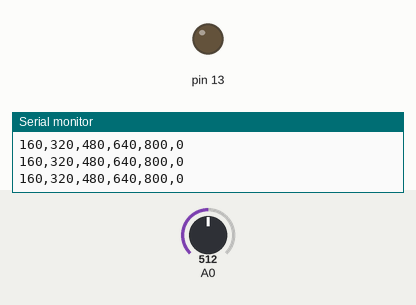
This sketch was run on a simulated Arduino Uno, built with avr-gcc and run on an emulated ATmega328P. Shown: output pins drawn as LEDs (lit = HIGH), the last lines printed to the serial monitor. Dashed ring = blinking. Inputs (shaded band) come from the test bench; at power-on: A0 = 512.

Above: at 1.2 s.
1.3 s: A0 set to 361
4.3 s: A0 set to 333
7.3 s: A0 set to 489
10.3 s: A0 set to 505
11.8 s: A0 set to 310
At 12.3 s:
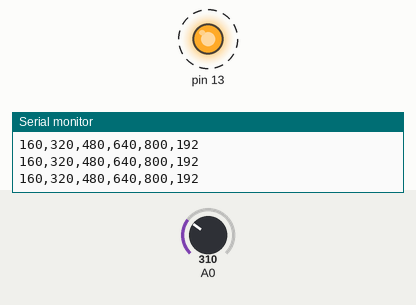
Timing chart, 0 to 15.0 s (numbered marks = the images above; inputs shaded):
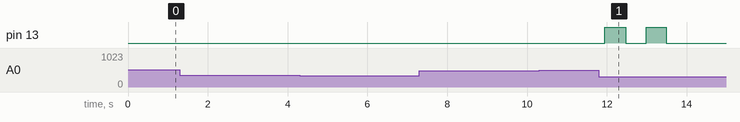

Measured:
- after the input at 11.8 s, pin 13: alternates HIGH for 0.51 s and LOW for 0.52 s, 4 changes in all, then stays LOW, starting after 0.15 s

The sketch:

Bluetooth.ino
```cpp
int emg[64];
bool L = 0;
int Max;
int Min;
int amp;
long int Time[6];
void setup() {
  Serial.begin(9600);
  for (int i = 0; i < 64; i ++){
    emg[i] = analogRead(A0);
  }
  pinMode(13, OUTPUT);
}

void loop() {
  Time[0] = millis();
  for (int i = 0; i < 63; i ++){
    emg[i] = emg[i+1];
  }
  emg[63] = analogRead(A0);
  Max = 0;
  Min = 1023;
  for (int i = 0; i < 64; i ++){
    if (emg[i] > Max){
      Max = emg[i];
    }
    if (emg[i] < Min){
      Min = emg[i];
    }
  }
  amp = 0.7*amp + 0.3*(Max-Min);
  Serial.print("160");
  Serial.print(",");
  Serial.print("320");
  Serial.print(",");
  Serial.print("480");
  Serial.print(",");
  Serial.print("640");
  Serial.print(",");
  Serial.print("800");
  Serial.print(",");
  Serial.println(amp);

  if (amp > 800){
    if (Time[0] > Time[1]){
      L = !L;
      Time[1] = Time[0] + 100;
    }
  }
  else if (amp > 640){
    if (Time[0] > Time[2]){
      L = !L;
      Time[2] = Time[0] + 125;
    }
  }
  else if (amp > 480){
    if (Time[0] > Time[3]){
      L = !L;
      Time[3] = Time[0] + 167;
    }
  }
  else if (amp > 320){
    if (Time[0] > Time[4]){
      L = !L;
      Time[4] = Time[0] + 250;
    }
  }
  else if (amp > 160){
    if (Time[0] > Time[5]){
      L = !L;
      Time[5] = Time[0] + 500;
    }
  }
  else {
    L = 0;
  }
  digitalWrite(13, L);
}
```
